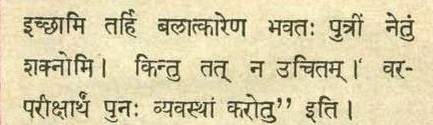
#> input picture test/1.jpg, 433 x 125 px
$ python -i preprocessimage.py   (imports and definitions only)
#> lines starting #> are read from the running program, lines starting #| are printed output that depends on the picture; after the words box and inside, x2 and y2 are one past the last pixel; in counts of white or black regions, pixels touching at a corner belong together
import cv2

import cv2
import numpy as np

def preprocess_image(image_path):
#> called with image_path = '../test/1.jpg'
    img = cv2.imread(image_path, cv2.IMREAD_GRAYSCALE)
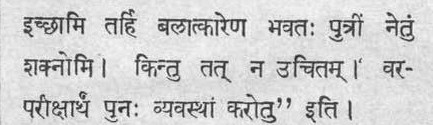
#> img: shape (125, 433); min 27, max 255, mean 206.8

    # Step 1: Resize if image is small
    if img.shape[1] < 800:
        img = cv2.resize(img, None, fx=2, fy=2, interpolation=cv2.INTER_CUBIC)
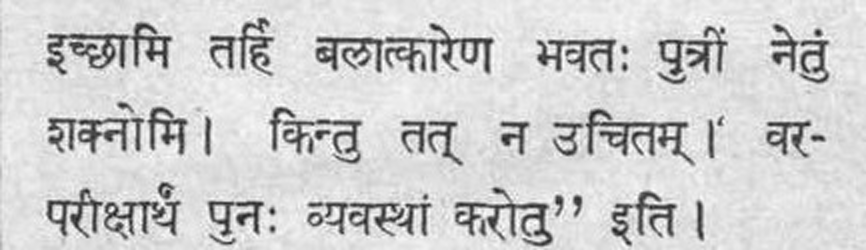
#> img: shape (250, 866); min 21, max 255, mean 206.8

    # Step 2: Apply median blur to reduce noise
    blurred = cv2.medianBlur(img, 3)

    # Step 3: Check contrast and lighting
    mean_brightness = np.mean(blurred)
#> mean_brightness = 206.9
    if mean_brightness < 100:
        # Dark image → use adaptive threshold
        thresh = cv2.adaptiveThreshold(
            blurred, 255, cv2.ADAPTIVE_THRESH_GAUSSIAN_C,
            cv2.THRESH_BINARY, 11, 2
        )
    else:
        # Light image → use Otsu’s binarization
        _, thresh = cv2.threshold(
            blurred, 0, 255, cv2.THRESH_BINARY + cv2.THRESH_OTSU
        )
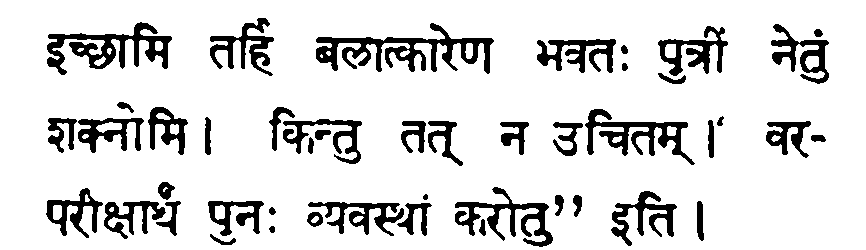
#> thresh: shape (250, 866); 86.5% white; 46 black regions, largest, box (x1, y1, x2, y2) and area: (316, 23, 494, 74) 3101, (47, 22, 172, 75) 2436, (585, 109, 695, 165) 1921

    # Step 4: Morphological cleanup
    kernel = cv2.getStructuringElement(cv2.MORPH_RECT, (2, 2))
    cleaned = cv2.dilate(thresh, kernel, iterations=1)
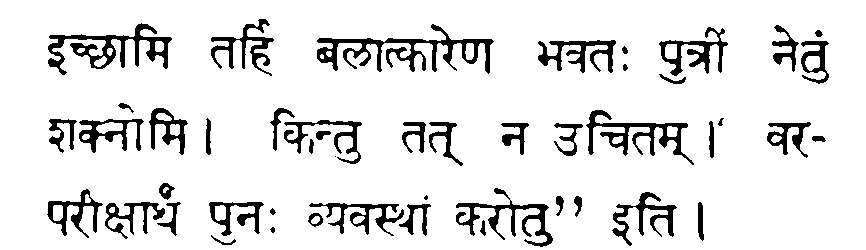
#> cleaned: shape (250, 866); 89.6% white; 48 black regions (2 under 20 px), largest, box (x1, y1, x2, y2) and area: (317, 24, 494, 74) 2404, (48, 23, 172, 75) 1915, (586, 110, 694, 165) 1500

    return cleaned

>>> result = preprocess_image('../test/1.jpg')

$ run again, on test/27.jpg
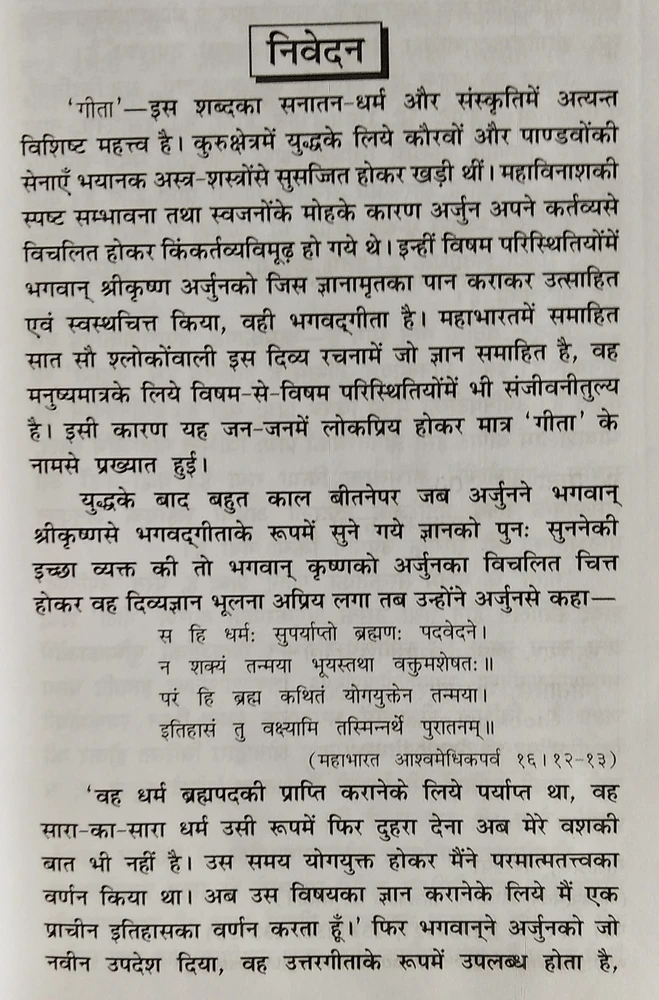
#> input picture test/27.jpg, 659 x 1000 px
#> mean_brightness = 165.8
#> in preprocess_image, `_, thresh = cv2.threshold( blurred, 0, 255, cv2.THRESH_BINARY + cv2.TH..`:
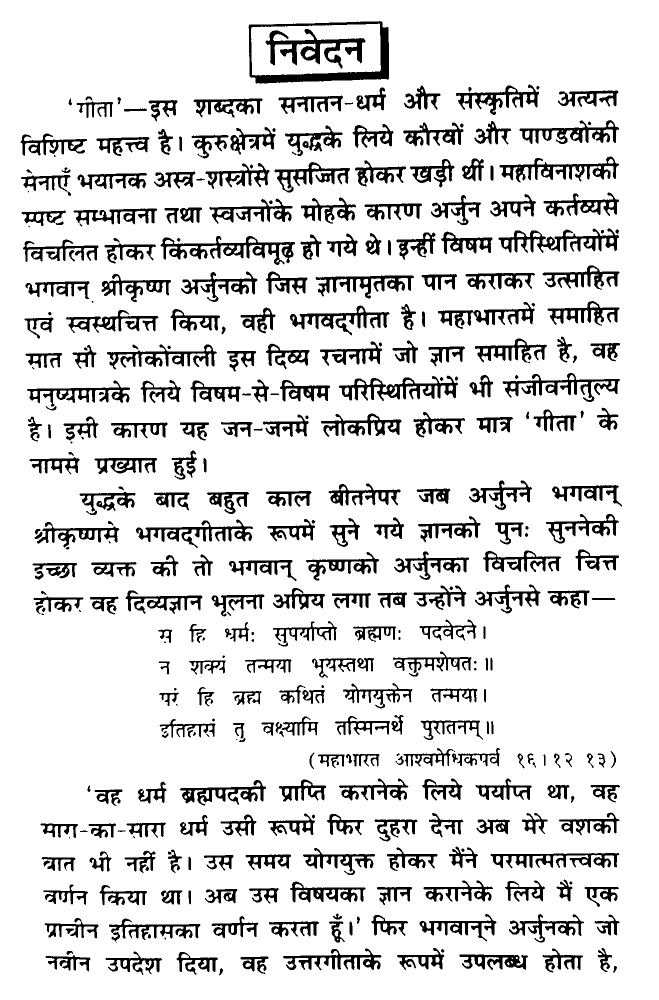
#> thresh: shape (2000, 1318) (shown at 1/2 size); 86.5% white; 374 black regions (24 under 20 px), largest, box (x1, y1, x2, y2) and area: (497, 42, 778, 167) 7489, (531, 58, 731, 137) 5210, (321, 472, 590, 530) 5023
#> in preprocess_image, `cleaned = cv2.dilate(thresh, kernel, iterations=1)`:
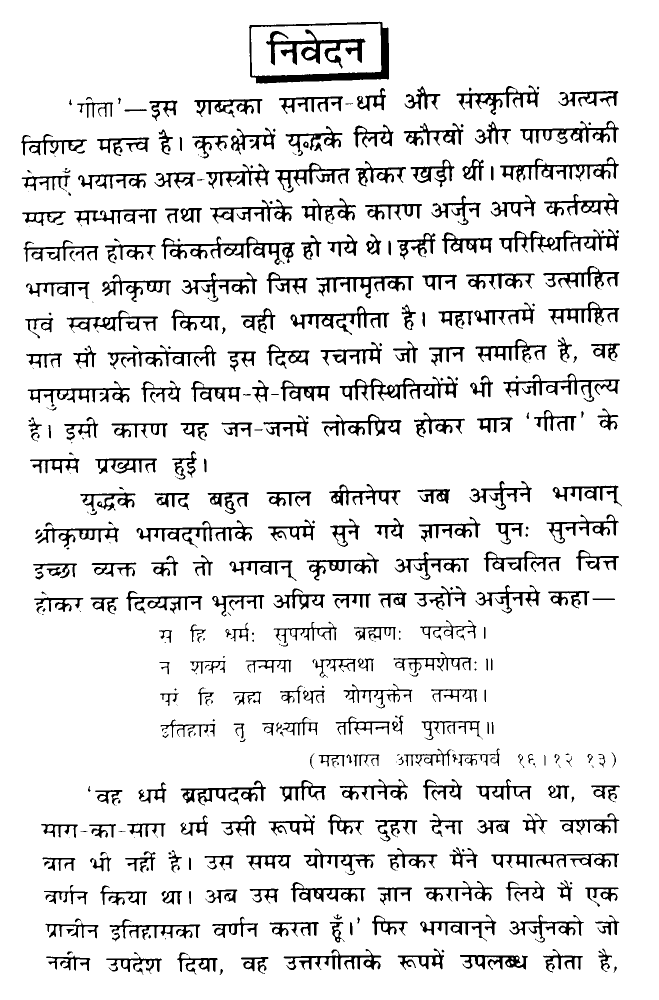
#> cleaned: shape (2000, 1318) (shown at 1/2 size); 89.6% white; 425 black regions (74 under 20 px), largest, box (x1, y1, x2, y2) and area: (498, 43, 778, 167) 6685, (532, 59, 731, 137) 4448, (322, 473, 590, 530) 3945

$ run again, on test/10.jpeg
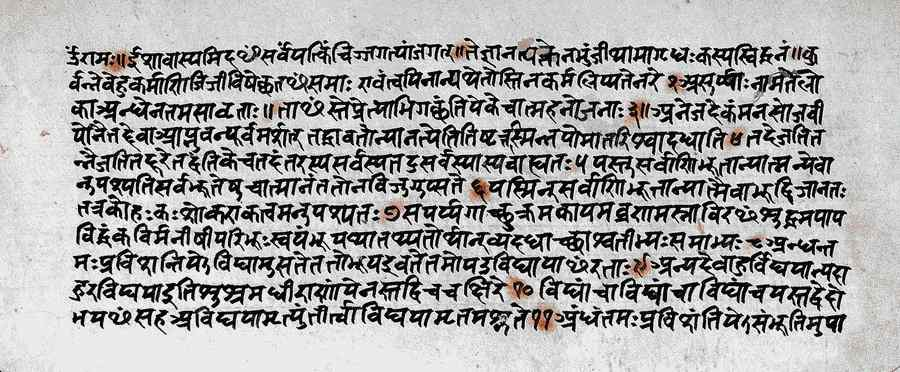
#> input picture test/10.jpeg, 900 x 372 px
#> mean_brightness = 165.9
#> in preprocess_image, `_, thresh = cv2.threshold( blurred, 0, 255, cv2.THRESH_BINARY + cv2.TH..`:
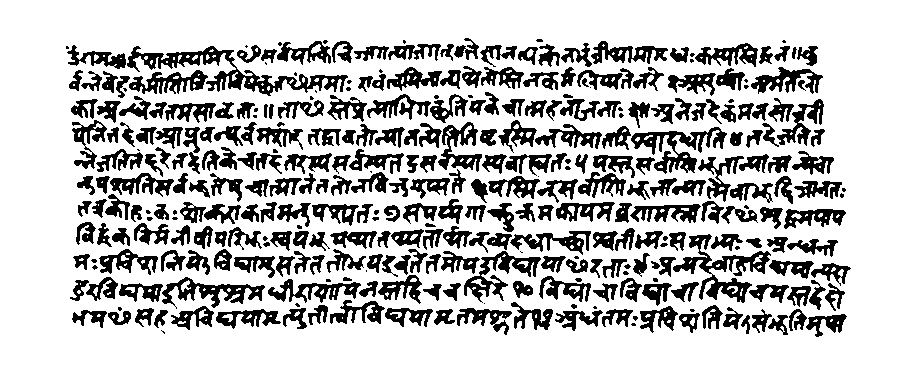
#> thresh: shape (372, 900); 74.9% white; 341 black regions (59 under 20 px), largest, box (x1, y1, x2, y2) and area: (127, 46, 348, 96) 2581, (673, 234, 771, 303) 1892, (631, 127, 727, 174) 1558
#> in preprocess_image, `cleaned = cv2.dilate(thresh, kernel, iterations=1)`:
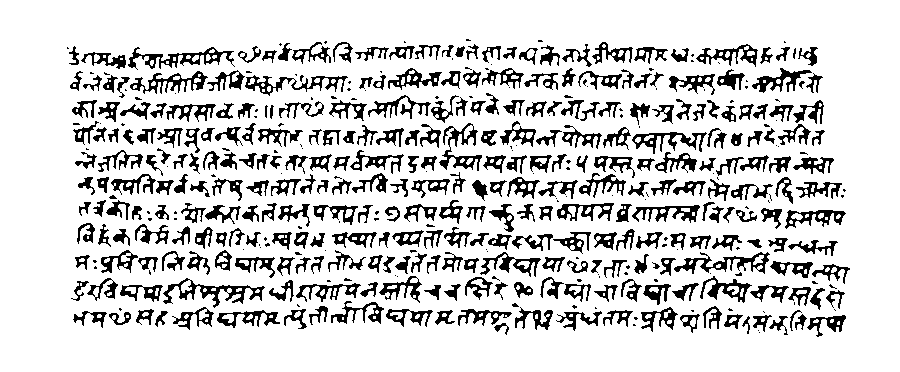
#> cleaned: shape (372, 900); 82.8% white; 453 black regions (142 under 20 px), largest, box (x1, y1, x2, y2) and area: (163, 278, 265, 308) 825, (128, 47, 235, 70) 765, (674, 252, 770, 274) 702

$ run again, on test/11.jpeg
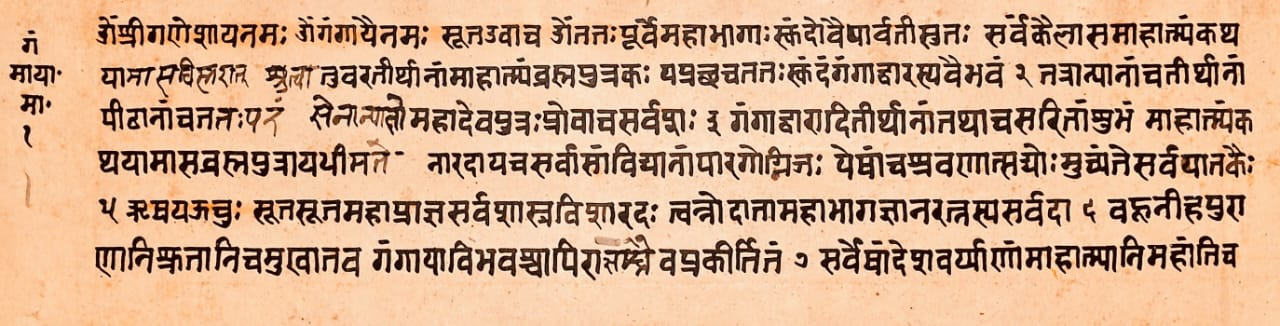
#> input picture test/11.jpeg, 1280 x 326 px
#> in preprocess_image, `img = cv2.imread(image_path, cv2.IMREAD_GRAYSCALE)`:
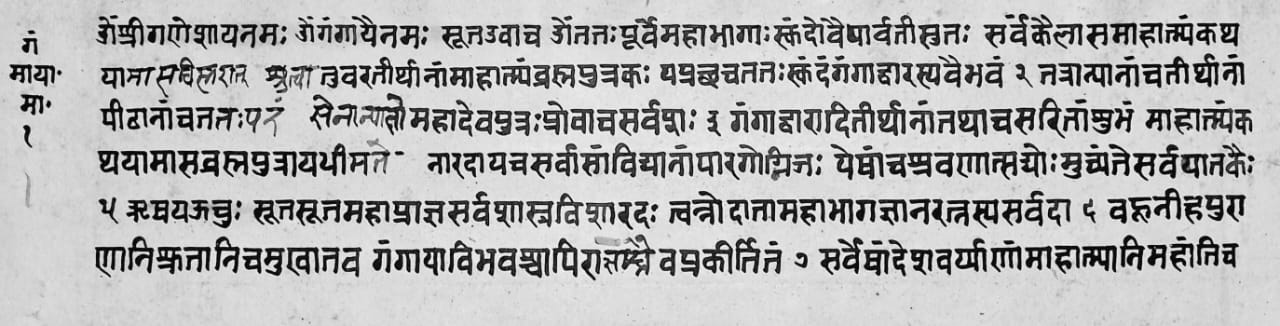
#> img: shape (326, 1280); min 0, max 255, mean 179.1
#> mean_brightness = 179.3
#> thresh: shape (326, 1280); 79.1% white; 342 black regions (11 under 20 px), largest, box (x1, y1, x2, y2) and area: (603, 235, 655, 276) 735, (360, 93, 406, 135) 666, (273, 151, 317, 177) 626
#> in preprocess_image, `cleaned = cv2.dilate(thresh, kernel, iterations=1)`:
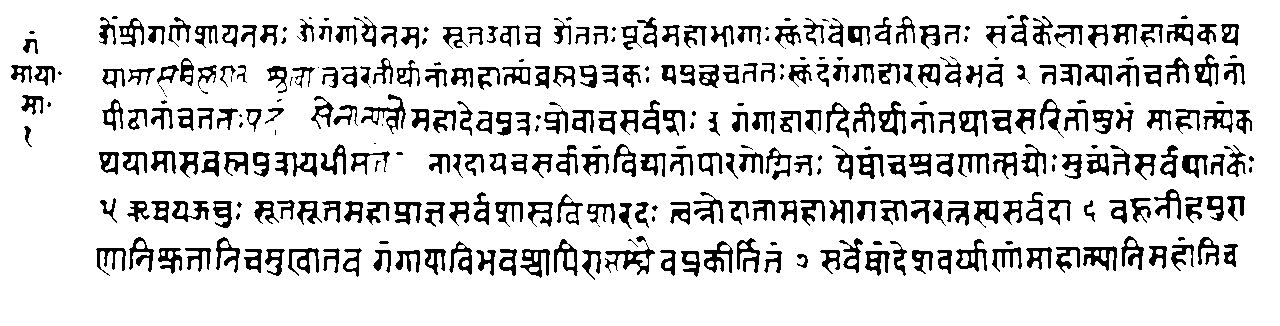
#> cleaned: shape (326, 1280); 84.9% white; 359 black regions (66 under 20 px), largest, box (x1, y1, x2, y2) and area: (605, 243, 655, 275) 487, (361, 94, 406, 134) 466, (275, 152, 317, 177) 465
